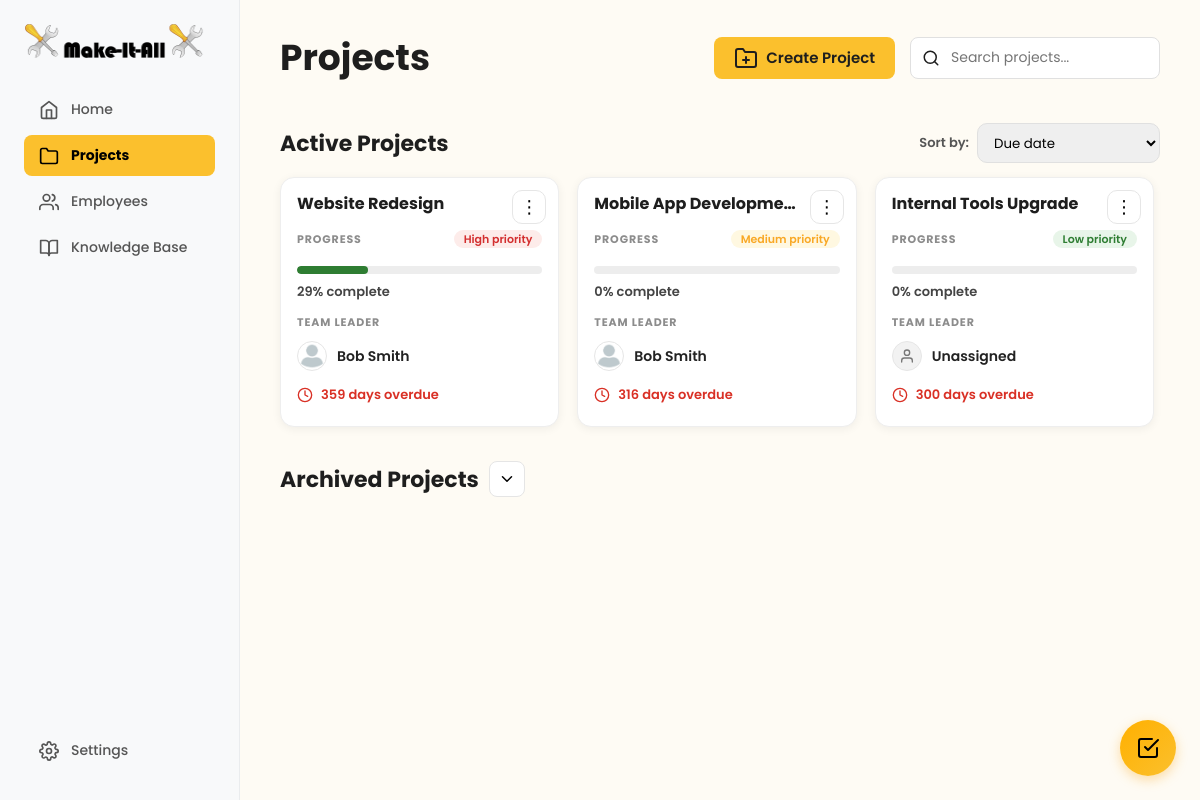
The page /user/project/projects-overview.php on the database its author committed.
### tables this page shows
CREATE TABLE projects (
     
    project_id INT AUTO_INCREMENT PRIMARY KEY,
    
     
    project_name VARCHAR(255) NOT NULL,
    description TEXT,
    
     
    created_by INT NOT NULL COMMENT 'Manager who created the project',
    team_leader_id INT NULL COMMENT 'Assigned team leader',
    
     
    start_date DATE NOT NULL,
    deadline DATE NOT NULL,
    estimated_completion_date DATE NULL COMMENT 'Calculated based on velocity',
    completed_date DATE NULL,
    
     
    status ENUM('planning', 'active', 'on_hold', 'completed', 'archived') DEFAULT 'active',
    priority ENUM('low', 'medium', 'high') DEFAULT 'medium',
    
     
    completion_percentage DECIMAL(5,2) DEFAULT 0.00,
    overdue_tasks_count INT DEFAULT 0,
    resource_level ENUM('sufficient', 'tight', 'under_resourced') DEFAULT 'sufficient',
    
     
    created_at TIMESTAMP DEFAULT CURRENT_TIMESTAMP,
    updated_at TIMESTAMP DEFAULT CURRENT_TIMESTAMP ON UPDATE CURRENT_TIMESTAMP,
    archived_at TIMESTAMP NULL,
    
     
    FOREIGN KEY (created_by) REFERENCES users(user_id) ON DELETE RESTRICT,
    FOREIGN KEY (team_leader_id) REFERENCES users(user_id) ON DELETE SET NULL,
    
     
    INDEX idx_status (status),
    INDEX idx_created_by (created_by),
    INDEX idx_team_leader (team_leader_id),
    INDEX idx_deadline (deadline),
    INDEX idx_priority (priority)
);

CREATE TABLE users (
     
    user_id INT AUTO_INCREMENT PRIMARY KEY,
    
     
    email VARCHAR(255) NOT NULL UNIQUE,
    password_hash VARCHAR(255) NULL COMMENT 'NULL for non-registered employees',
    is_registered BOOLEAN DEFAULT FALSE,
    
     
    first_name VARCHAR(100) NOT NULL,
    last_name VARCHAR(100) NOT NULL,
    profile_picture VARCHAR(255) DEFAULT '/default-avatar.png',
    
     
    role ENUM('manager', 'team_leader', 'team_member', 'technical_specialist') NOT NULL DEFAULT 'team_member',
    department VARCHAR(100),
    specialties TEXT COMMENT 'JSON array: ["Frontend", "React", "UX Design"]',
    manager_id INT NULL COMMENT 'Self-referencing FK - who manages this user',
    
     
    is_active BOOLEAN DEFAULT TRUE,
    last_login TIMESTAMP NULL,
    
     
    created_at TIMESTAMP DEFAULT CURRENT_TIMESTAMP,
    updated_at TIMESTAMP DEFAULT CURRENT_TIMESTAMP ON UPDATE CURRENT_TIMESTAMP,
    
     
    FOREIGN KEY (manager_id) REFERENCES users(user_id) ON DELETE SET NULL,
    
     
    INDEX idx_email (email),
    INDEX idx_role (role),
    INDEX idx_manager (manager_id),
    INDEX idx_is_registered (is_registered),
    INDEX idx_is_active (is_active)
);

### user/project/projects-overview.php (the view, shortened to what this page needs)
<?php
$database = new Database();
$db = $database->getConnection();
$isLoggedIn = isset($_SESSION['role'], $_SESSION['email'], $_SESSION['user_id']);
if (!$isLoggedIn) {
  $role = 'manager';
  $isManager = true;
  $currentUserId = 1;
} else {
  $role = $_SESSION['role'];
  $isManager = ($role === 'manager');
  $currentUserId = $_SESSION['user_id'];
}
function daysLeft(?string $estimated, ?string $deadline): ?int
{
  $target = $estimated ?: $deadline;
  $today = new DateTime('today');
  $targetDate = new DateTime($target);
  $diff = $today->diff($targetDate);
  return (int)$diff->format('%r%a');
}
$activeSql = "
  SELECT DISTINCT
    p.project_id,
    p.project_name,
    p.description,
    p.team_leader_id,
    p.status,
    p.priority,
    p.deadline,
    p.estimated_completion_date,
    -- live progress (doesn't rely on stored completion_percentage)
    COALESCE(tp.completion_percentage, 0) AS completion_percentage,
    u.first_name AS leader_first_name,
    u.last_name  AS leader_last_name,
    u.profile_picture AS leader_picture
  FROM projects p
  LEFT JOIN users u ON p.team_leader_id = u.user_id
  LEFT JOIN project_members pm ON pm.project_id = p.project_id
  --  task progress subquery (1 row per project)
  LEFT JOIN (
    SELECT
      project_id,
      ROUND(
        (SUM(CASE WHEN status = 'completed' THEN 1 ELSE 0 END) * 100.0) / NULLIF(COUNT(*), 0),
        2
      ) AS completion_percentage
    FROM tasks
    GROUP BY project_id
  ) tp ON tp.project_id = p.project_id
  WHERE p.status IN ('active','planning','on_hold','completed')
    AND p.status <> 'archived'
    AND (
      p.created_by = :uid
      OR p.team_leader_id = :uid
      OR pm.user_id = :uid
    )
  ORDER BY p.deadline ASC
";
$activeStmt = $db->prepare($activeSql);
$activeStmt->execute([':uid' => $currentUserId]);
$activeProjects = $activeStmt->fetchAll(PDO::FETCH_ASSOC);
?>
<!DOCTYPE html>
<html lang="en">
<head>
  <link rel="stylesheet" href="../dashboard.css">
  <link rel="stylesheet" href="projects-overview.css">
</head>
<body id="projects-overview-page">
  <?php include '../to-do/todo_widget.php'; ?>
  <div class="dashboard-container">
    <nav class="sidebar">
      <div class="nav-top">
        <div class="logo-container">
          <img src="../logo.png" alt="Make-It-All Logo" class="logo-icon">
        </div>
        <ul class="nav-main">
          <?php if ($role === 'manager' || $role === 'team_leader'): ?>
            <li><a href="../home/home.php"><i data-feather="home"></i>Home</a></li>
          <?php endif; ?>
          <li class="active-parent"><a href="projects-overview.php"><i data-feather="folder"></i>Projects</a></li>
          <?php if ($role === 'manager'): ?>
            <li><a href="../employees/employee-directory.php"><i data-feather="users"></i>Employees</a></li>
          <?php endif; ?>
          <li><a href="../knowledge-base/knowledge-base.html"><i data-feather="book-open"></i>Knowledge Base</a></li>
        </ul>
      </div>
      <div class="nav-footer">
        <ul>
          <li><a href="../settings.php"><i data-feather="settings"></i>Settings</a></li>
        </ul>
      </div>
    </nav>
    <main class="main-content">
      <header class="projects-header">
        <h1>Projects</h1>
        <div class="projects-controls">
          <?php if ($isManager): ?>
            <div>
              <a href="../home/create-project.php" class="create-new-project-button">
                <i data-feather="folder-plus"></i>
                Create Project
              </a>
            </div>
          <?php endif; ?>
          <div class="search-bar">
            <input type="text" id="project-search" placeholder="Search projects..." autocomplete="off">
          </div>
        </div>
      </header>
      <section class="projects-section" id="active-section">
        <div class="section-top">
          <h2 class="active-projects-title">Active Projects</h2>
          <div class="sort-wrap">
            <span class="sort-label">Sort by:</span>
            <select class="sort-dropdown" id="sortProjects">
              <option value="due">Due date</option>
            </select>
          </div>
        </div>
        <div class="projects-grid-scroll">
          <div class="projects-grid">
            <?php if (count($activeProjects) === 0): ?>
              <div class="empty-state">
                <i data-feather="inbox"></i>
                <p>No current active projects</p>
              </div>
            <?php else: ?>
              <?php foreach ($activeProjects as $p): ?>
                <?php
                $progress = (float)($p['completion_percentage'] ?? 0);
                $days = daysLeft($p['estimated_completion_date'] ?? null, $p['deadline'] ?? null);
                $leaderName = trim(($p['leader_first_name'] ?? '') . ' ' . ($p['leader_last_name'] ?? ''));
                if ($leaderName === '') $leaderName = 'Unassigned';
                $avatar = $p['leader_picture'] ?? '';
                $status = $p['status'] ?? '';
                if ($status === 'completed') {
                  $dateText = 'Completed';
                  $dateClass = 'days-pill is-completed';
                } elseif ($days === null) {
                  $dateText = 'No date set';
                  $dateClass = 'days-pill';
                } elseif ($days < 0) {
                  $dateText = abs($days) . ' days overdue';
                  $dateClass = 'days-pill is-overdue';
                } elseif ($days === 0) {
                  $dateText = 'Due today';
                  $dateClass = 'days-pill is-due';
                } else {
                  $dateText = $days . ' days left';
                  $dateClass = 'days-pill';
                }
                $priority = strtolower($p['priority'] ?? 'medium');
                ?>
                <article
                  class="project-card"
                  data-name="<?= strtolower(htmlspecialchars($p['project_name'])) ?>"
                  data-progress="<?= (int)$progress ?>"
                  data-deadline="<?= htmlspecialchars($p['deadline'] ?? '') ?>"
                  data-project-id="<?= htmlspecialchars($p['project_id'] ?? '') ?>"
                  data-deadline-text="<?= htmlspecialchars($dateText) ?>"
                  data-deadline-class="<?= htmlspecialchars($dateClass) ?>"
                  data-priority="<?= htmlspecialchars($priority) ?>"
                  data-description="<?= htmlspecialchars($p['description'] ?? '') ?>"
                  data-team-leader-id="<?= htmlspecialchars($p['team_leader_id'] ?? '') ?>"
                  data-team-leader-name="<?= htmlspecialchars($leaderName) ?>">
                  <?php if ($isManager): ?>
                    <div class="card-menu">
                      <button class="card-menu-btn" type="button" aria-label="Project actions">
                        ⋮
                      </button>
                    </div>
                  <?php endif; ?>
                  <h3 class="project-title"><?= htmlspecialchars($p['project_name']) ?></h3>
                  <div class="progress-head">
                    <span class="small-label">PROGRESS</span>
                    <span class="priority-pill priority-<?= htmlspecialchars($priority) ?>">
                      <?= ucfirst(htmlspecialchars($priority)) ?> priority
                    </span>
                  </div>
                  <div class="progress-track" aria-hidden="true">
                    <div class="progress-fill" style="width: <?= (int)round($progress) ?>%;"></div>
                  </div>
                  <div class="progress-text"><?= (int)round($progress) ?>% complete</div>
                  <div class="small-label leader-label">TEAM LEADER</div>
                  <div class="leader-row">
                    <?php if (!empty($avatar)): ?>
                      <img class="leader-avatar" src="<?= htmlspecialchars($avatar) ?>" alt="Leader pfp">
                    <?php else: ?>
                      <div class="leader-avatar leader-avatar--default" aria-hidden="true">
                        <i data-feather="user"></i>
                      </div>
                    <?php endif; ?>
                    <span class="leader-name"><?= htmlspecialchars($leaderName) ?></span>
                  </div>
                  <div class="card-footer">
                    <div class="<?= $dateClass ?>">
                      <i data-feather="clock"></i>
                      <span><?= htmlspecialchars($dateText) ?></span>
                    </div>
                  </div>
                </article>
              <?php endforeach; ?>
            <?php endif; ?>
          </div>
        </div>
      </section>
      <?php if ($isManager): ?>
        <section class="projects-section" id="archived-section">
          <div class="section-top">
            <div class="section-title-with-toggle">
              <h2>Archived Projects</h2>
              <button type="button" id="jumpToArchived" class="archive-jump-btn">
                <i data-feather="chevron-down"></i>
              </button>
            </div>
          </div>
        </section>
      <?php endif; ?>
    </main>
  </div>
</body>
</html>

### user/dashboard.css (style rules this page uses)
body { background: #FEFBF4; font-family: 'Poppins', sans-serif; margin: 0; height: 100vh; color: #1E1E1E; overflow: hidden; }
* { box-sizing: border-box; }
a { color: #1E1E1E; transition: color 0.2s ease; }
.dashboard-container { display: flex; width: 100%; height: 100%; }
.sidebar { width: 240px; flex-shrink: 0; background: #F8F9FA; padding: 24px; display: flex; flex-direction: column; justify-content: space-between; border-right: 1px solid #EAECEE; }
.logo-container { display: flex; align-items: center; gap: 8px; font-size: 20px; font-weight: 700; margin-bottom: 30px; }
.logo-icon { width: 180px; height: 35px; }
.sidebar ul { list-style: none; padding: 0; margin: 0; }
.sidebar ul a { display: flex; align-items: center; gap: 12px; padding: 10px 15px; text-decoration: none; color: #555; font-weight: 500; border-radius: 8px; margin-bottom: 5px; font-size: 14px; }
.sidebar ul a svg { width: 20px; height: 20px; }
.sidebar ul.nav-main>li.active-parent>a { background: #FBC02D; color: black; font-weight: 700; }
.main-content { flex: 1; padding: 0; display: flex; flex-direction: column; min-height: 0; overflow-y: auto; height: 100vh; }
html, body { height: 100%; }
.dashboard-container { height: 100vh; }

### rows shown on the page
projects: project_name "Website Redesign", priority "High", progress "29", team_leader.profile_picture (placeholder picture), team_leader.last_name "Bob Smith", dateText "359 days overdue"
projects: project_name "Mobile App Developme…", priority "Medium", progress "0", team_leader.profile_picture (placeholder picture), team_leader.last_name "Bob Smith", dateText "316 days overdue"
projects: project_name "Internal Tools Upgrade", priority "Low", progress "0", leaderName "Unassigned", dateText "300 days overdue"
